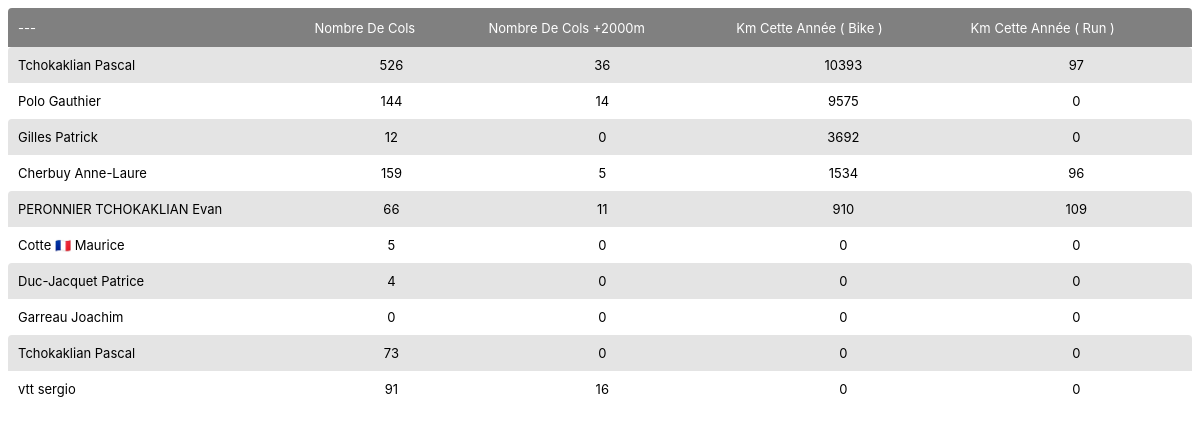
/stat_list/, run on an earlier commit of the app's database.
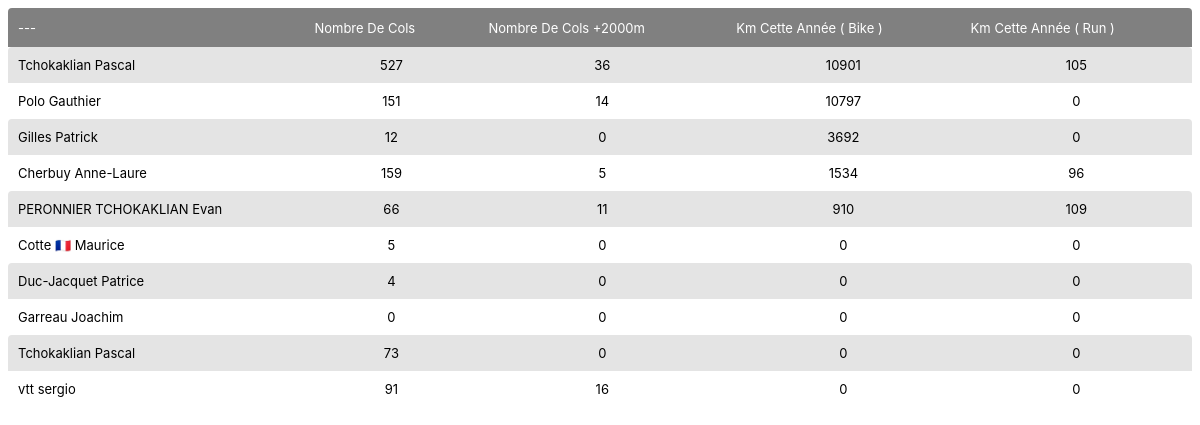
And on a later commit of the database.
### myapp/models.py (models this page shows, shortened)
class User_dashboard(models.Model):
	id = models.IntegerField(auto_created=True,  primary_key=True)
	strava_user_id = models.IntegerField(null=True)
	col_count = models.IntegerField(null=True)
	col2000_count = models.IntegerField(null=True)
	bike_year_km  = models.IntegerField(null=True)
	run_year_km  = models.IntegerField(null=True)
	km4s = models.IntegerField(null=True)
	den4s = models.IntegerField(null=True)
	def get_nom_prenom(self):
		ret = 'Not Found'
		if self.strava_user_id != None:
			all_strava_user=Strava_user.objects.filter(strava_user_id = self.strava_user_id)
			strava_user = all_strava_user[0].strava_user
			authuserlist = User.objects.filter(username=strava_user)
			ret = authuserlist[0].last_name + ' ' + authuserlist[0].first_name
		return ret

class Strava_user(models.Model):
	id = models.IntegerField(auto_created=True,  primary_key=True)
	strava_user_id = models.IntegerField(null=True)
	strava_user = models.CharField(max_length=100, default="-")
	first_name = models.CharField(max_length=100, default="-")
	last_name = models.CharField(max_length=100, default="-")
	token_type = models.CharField(max_length=100, default="-")
	access_token = models.CharField(max_length=100, default="-")
	refresh_token = models.CharField(max_length=100, default="-")
	expire_at = models.IntegerField(null=True)
	city = models.CharField(max_length=50, null=True)
	country = models.CharField(max_length=50, null=True)
	sex = models.CharField(max_length=100, null=True)

### myapp/views.py (the view)
# urls.py: path('stat_list/',StatListView.as_view(), name = 'stat_list'),
class StatListView(MobileTemplateMixin, generic.ListView):
    model = User_dashboard
    context_object_name = 'stat_list'               # your own name for the list as a template
    template_name = "stat_list.html"                # Specify your own template name/location
    def get_queryset(self):
        qsOk = User_dashboard.objects.all().order_by('-bike_year_km')
        return qsOk

### myapp/views.py (called while the page is built)
def is_mobile_user_agent(request):
    ua = getattr(request, "user_agent", None)
    if ua is not None:
        return ua.is_mobile or ua.is_tablet
    ua_string = request.META.get("HTTP_USER_AGENT", "").lower()
    return any(tok in ua_string for tok in ("mobile", "android", "iphone", "ipad", "phone", "blackberry", "windows phone"))

    def is_mobile(self):
        if getattr(self, "force_mobile", False):
            return True
        if self.kwargs.get("force_mobile"):
            return True
        return is_mobile_user_agent(self.request)

    def get_template_names(self):
        names = super().get_template_names()
        if self.is_mobile():
            mobile_names = [self._mobile_template_name(name) for name in names]
            return mobile_names + names
        return names

    def get_context_data(self, **kwargs):
        context = super().get_context_data(**kwargs)
        if self.is_mobile() and getattr(self, "context_object_name", None):
            mobile_key = f"m_{self.context_object_name}"
            context.setdefault(mobile_key, context.get(self.context_object_name))
        return context

### myapp/templates/stat_list.html (shortened to what this page needs)
<!doctype html>
<html lang="en">
<head>
    {% load static %}
    <link rel="stylesheet" href="{% static 'css/grid.css' %}">
</head>
<body>
{% block content %}
  {% if stat_list %}
  <font size="2" face="verdana" >
  <table id = "myTable" width="100%" class="sortable n-last" >
    <thead>
      <tr>
        <th>---</th>
        <th >Nombre de Cols</th>
        <th>Nombre de Cols +2000m</th>
        <th>Km cette année ( bike )</th>
        <th>Km cette année ( run )</th>
      </tr>
    </thead>
    <tbody>
    {% for stat in stat_list %}
      {% if stat.get_nom_prenom != "Not Found" %}
      <tr>
        <td align="left">
          {{stat.get_nom_prenom }}
        </td>
        <td align="center">
          {{stat.col_count }}
        </td>
        <td align="center">
          {{stat.col2000_count }}
        </td>
        <td align="center">
          {{stat.bike_year_km }}
         </td>
        <td align="center">
          {{stat.run_year_km }}
        </td>
      </tr>
    {% endif %}
    {% endfor %}
  </tbody>
  </table>
  </font>
  {% else %}
    <p>There is no Stats in the Database.</p>
  {% endif %}
{% endblock %}
</body>
</html>

### myapp/static/css/grid.css (style rules this page uses)
.sortable thead th:not(.no-sort) { cursor: pointer; }
.sortable thead th:not(.no-sort)::after, .sortable thead th:not(.no-sort)::before { transition: color 0.1s ease-in-out; font-size: 1.2em; color: transparent; }
.sortable thead th:not(.no-sort)::after { margin-left: 3px; content: "▸"; }
.sortable { --stripe-color: #e4e4e4; --th-color: #fff; --th-bg: #808080; --td-color: #000; --td-on-stripe-color: #000; border-spacing: 0; }
.sortable tbody tr:nth-child(odd) { background-color: var(--stripe-color); color: var(--td-on-stripe-color); }
.sortable thead th { background: var(--th-bg); color: var(--th-color); font-weight: normal; text-align: left; text-transform: capitalize; vertical-align: baseline; white-space: nowrap; }
.sortable td { color: var(--td-color); }
.sortable td, .sortable th { padding: 10px; }
.sortable td:first-child, .sortable th:first-child { border-top-left-radius: 4px; }
.sortable td:last-child, .sortable th:last-child { border-top-right-radius: 4px; }
body { font-size: 14px; }
* { box-sizing: border-box; font-family: -apple-system, BlinkMacSystemFont, "Segoe UI", "Roboto", "Oxygen", "Ubuntu", "Cantarell", "Fira Sans", "Droid Sans", "Helvetica Neue", sans-serif; -webkit-font-smoothing: antialiased; -moz-osx-font-smoothing: grayscale; }

What changed in the data, as far as the page shows it:
removed User_dashboard: get_nom_prenom "Tchokaklian Pascal", col_count "526", col2000_count "36", bike_year_km "10393", run_year_km "97"
added User_dashboard: get_nom_prenom "Tchokaklian Pascal", col_count "527", col2000_count "36", bike_year_km "10901", run_year_km "105"
changed User_dashboard "Polo Gauthier": col_count "144" → "151"; bike_year_km "9575" → "10797"
